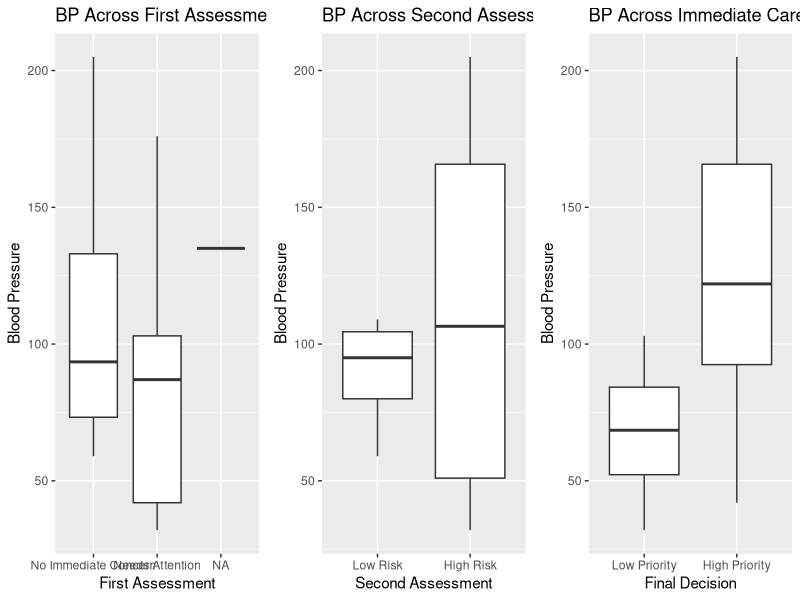
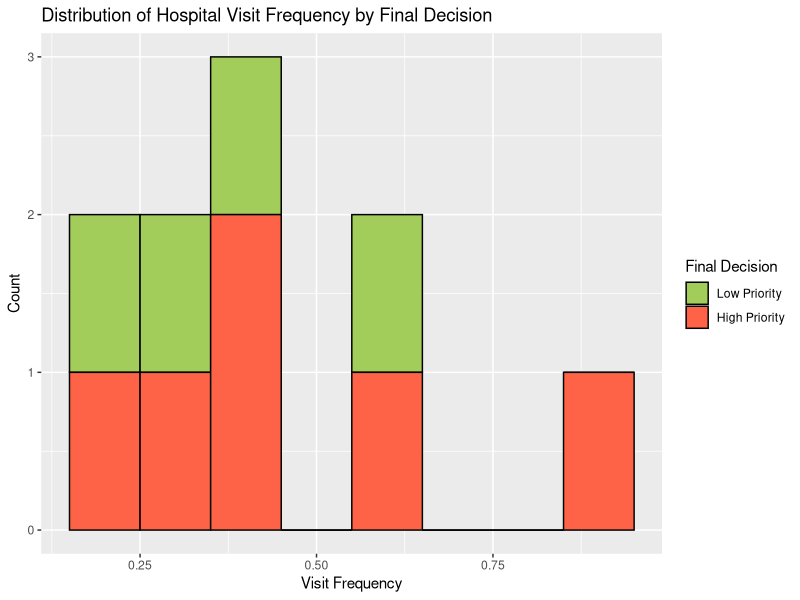

Here is the R script that generated these plots, in order:
## ---- chunk 1
# Creating the data frame
Frequency <- c(0.6, 0.3, 0.4, 0.4, 0.2, 0.6, 0.3, 0.4, 0.9, 0.2)
BP <- c(103, 87, 32, 42, 59, 109, 78, 205, 135, 176)
First <- c(1, 1, 1, 1, 0, 0, 0, 0, NA, 1)
Second <- c(0, 0, 1, 1, 0, 0, 1, 1, 1, 1)
FinalDecision <- c(0, 1, 0, 1, 0, 1, 0, 1, 1, 1)

# Creating the data frame
hospital_data <- data.frame(Frequency, BP, First, Second, FinalDecision)

## ---- chunk 2
library(gridExtra)
library(ggplot2)

p1<- ggplot(hospital_data, aes(x = factor(First), y = BP)) +
  geom_boxplot() +
  scale_x_discrete(labels = c("0" = "No Immediate Concern", "1" = "Needs Attention")) +
  labs(title = "BP Across First Assessment by General Doctor",
       x = "First Assessment",
       y = "Blood Pressure")
  
p2<- ggplot(hospital_data, aes(x = factor(Second), y = BP)) +
  geom_boxplot() +
  scale_x_discrete(labels = c("0" = "Low Risk", "1" = "High Risk")) +
  labs(title = "BP Across Second Assessment by External Doctor",
       x = "Second Assessment",
       y = "Blood Pressure")

p3<- ggplot(hospital_data, aes(x = factor(FinalDecision), y = BP)) +
  geom_boxplot() +
  scale_x_discrete(labels = c("0" = "Low Priority", "1" = "High Priority")) +
  labs(title = "BP Across Immediate Care Final Decision",
       x = "Final Decision",
       y = "Blood Pressure")

grid.arrange(p1,p2,p3, ncol = 3)

## ---- chunk 3
ggplot(hospital_data, aes(x = Frequency, fill = factor(FinalDecision))) +
  geom_histogram(binwidth = 0.1, position = "stack", color = "black") +
  scale_fill_manual(
    values = c("0" = "darkolivegreen3", "1" = "tomato"),
    labels = c("0" = "Low Priority", "1" = "High Priority"),
    name = "Final Decision"
  ) +
  labs(
    title = "Distribution of Hospital Visit Frequency by Final Decision",
    x = "Visit Frequency",
    y = "Count")
